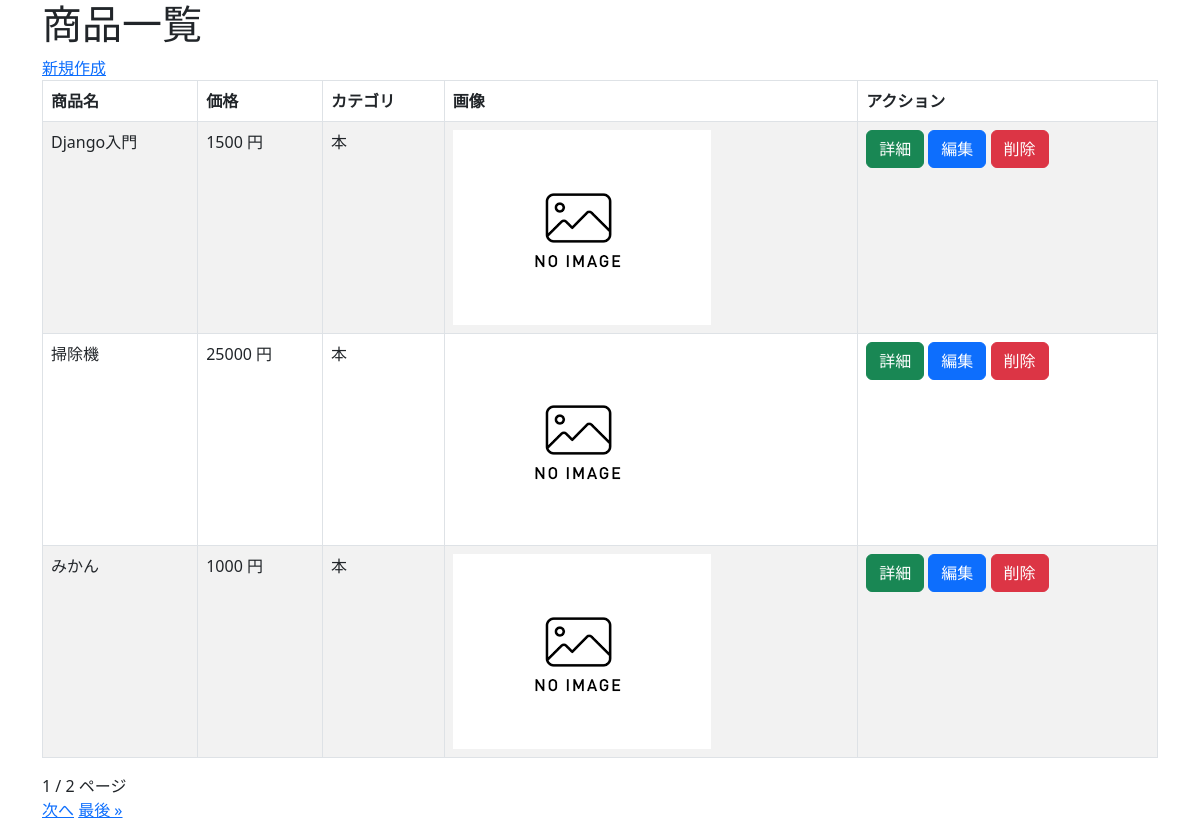
/crud/, run on the app's committed database.
### crud/models.py (models this page shows, shortened)
class Product(models.Model):
    name = models.CharField(max_length=200)
    price = models.PositiveIntegerField()
    category = models.ForeignKey(Category, on_delete=models.CASCADE)
    img = models.ImageField(blank=True, default='noImage.png')
    explanation = models.TextField(blank= True, null=True)

class Category(models.Model):
    name = models.CharField(max_length=200)
    def __str__(self):
        return self.name

### crud/views.py (the view)
# urls.py: path('crud/', views.ProductListView.as_view(), name="list"),
class ProductListView(ListView):
    model = Product
    paginate_by = 3

### crud/templates/crud/product_list.html (shortened to what this page needs)
{% extends "base.html" %}
{% block content %}
<h1>商品一覧</h1>
<a href="{% url 'new' %}">新規作成</a>
<table class="table table-striped table-hover table-bordered">
    <thead>
        <tr>
            <th>商品名</th>
            <th>価格</th>
            <th>カテゴリ</th>
            <th>画像</th>
            <th>アクション</th>
        </tr>
    </thead>
    {% for product in object_list %}
    <tr>
        <td>{{ product.name }}</td>
        <td>{{ product.price }} 円</td>
        <td>{{ product.category }}</td>
        <td><img src="{{ product.img.url }}" style="width:100px height:auto;"></td>
        <td>
            <button class="btn btn-success" onclick="location.href='{% url 'detail' pk=product.pk %}'">詳細</button>
            <button class="btn btn-primary" onclick="location.href='{% url 'edit' pk=product.pk %}'">編集</button>
            <button class="btn btn-danger" onclick="location.href='{% url 'delete' pk=product.pk %}'">削除</button>
        </td>
    </tr>
    {% endfor %}
</table>
{{ page_obj.number }} / {{ page_obj.paginator.num_pages }} ページ<br>
{% if page_obj.has_next %}
<a href="?page={{ page_obj.next_page_number }}">次へ</a>
<a href="?page={{ page_obj.paginator.num_pages }}">最後 &raquo;</a>
{% endif %}
{% endblock %}

### crud/templates/base.html (shortened to what this page needs)
<!DOCTYPE html>
<html lang="ja">
<head>
    <link href="https://cdn.jsdelivr.net/npm/bootstrap@5.3.0-alpha3/dist/css/bootstrap.min.css" rel="stylesheet">
</head>
<body>
    <div class="container">
        {% block content %}{% endblock %}
    </div>
</body>
</html>

### data on the page
Product: name "Django入門", price "1500", category "本", img (placeholder picture)
Product: name "掃除機", price "25000", category "本", img (placeholder picture)
Product: name "みかん", price "1000", category "本", img (placeholder picture)

### other printed values
{{ page_obj.number }} "1"
{{ page_obj.paginator.num_pages }} "2"
